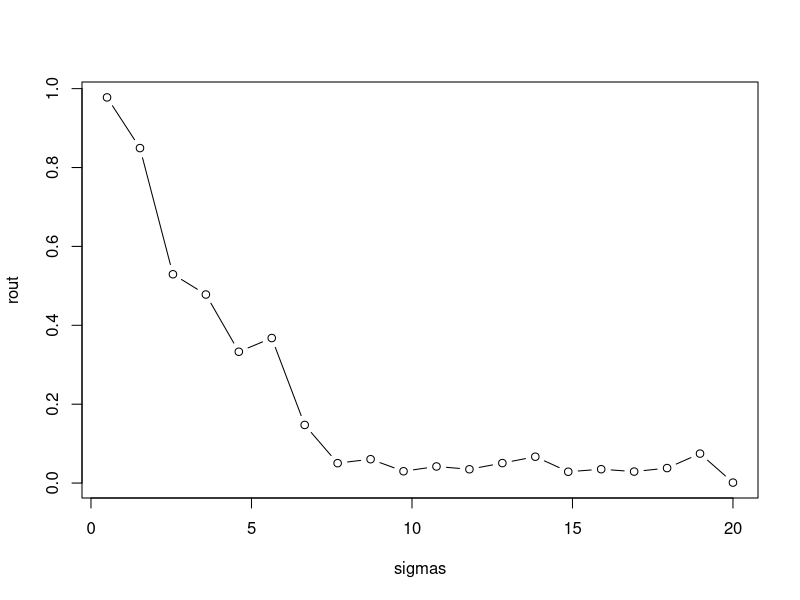
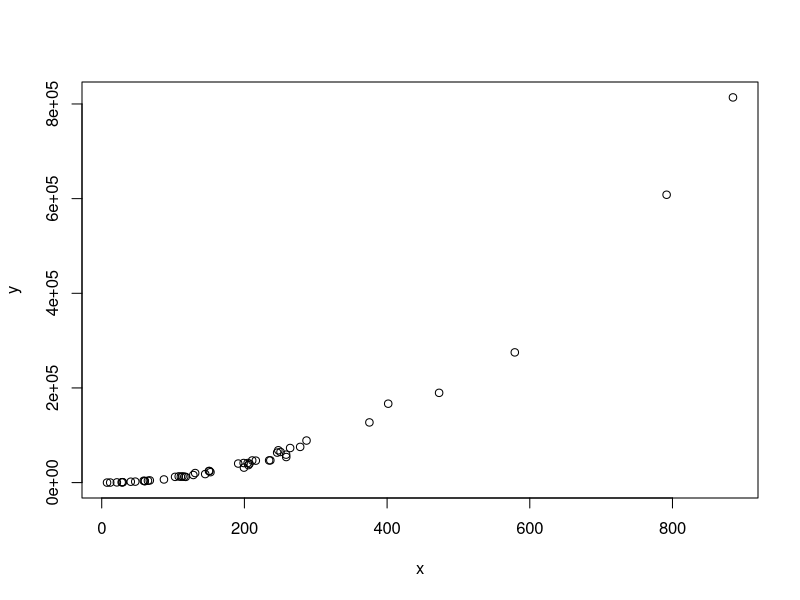

Reproduce these figures in R, in order.
## ---- chunk 1
knitr::opts_chunk$set(echo = FALSE)
## ---- chunk 2
r2.0 <- function(sig){
  # our predictor
  x <- seq(1,10,length.out = 100)   
  # our response; a function of x plus some random noise
  y <- 2 + 1.2*x + rnorm(100,0,sd = sig) 
  # print the R-squared value
  summary(lm(y ~ x))$r.squared          
}
sigmas <- seq(0.5,20,length.out = 20)
 # apply our function to a series of sigma values
rout <- sapply(sigmas, r2.0)            
plot(rout ~ sigmas, type="b")
## ---- chunk 3
set.seed(1)
# our predictor is data from an exponential distribution
x <- rexp(50,rate=0.005)
# non-linear data generation
y <- (x-1)^2 * runif(50, min=0.8, max=1.2) 
# clearly non-linear
plot(x,y)				     
## ---- chunk 4
summary(lm(y ~ x))$r.squared
